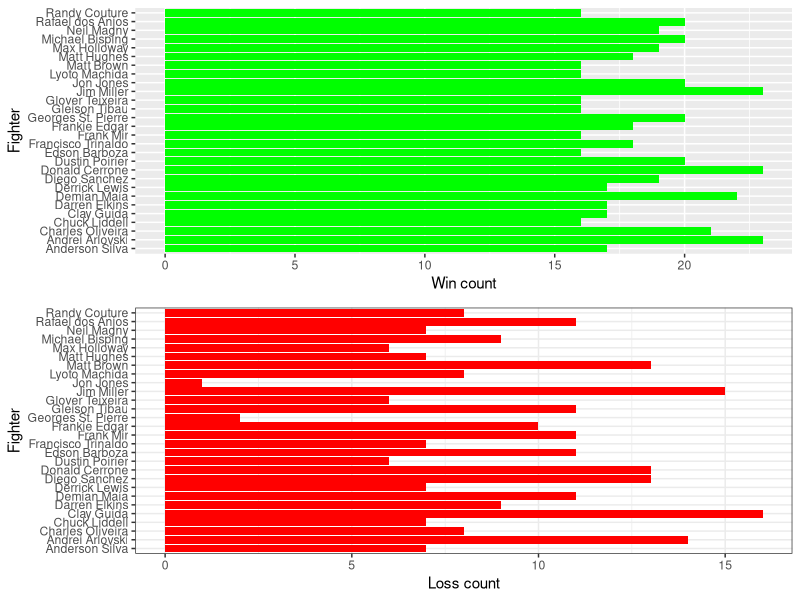
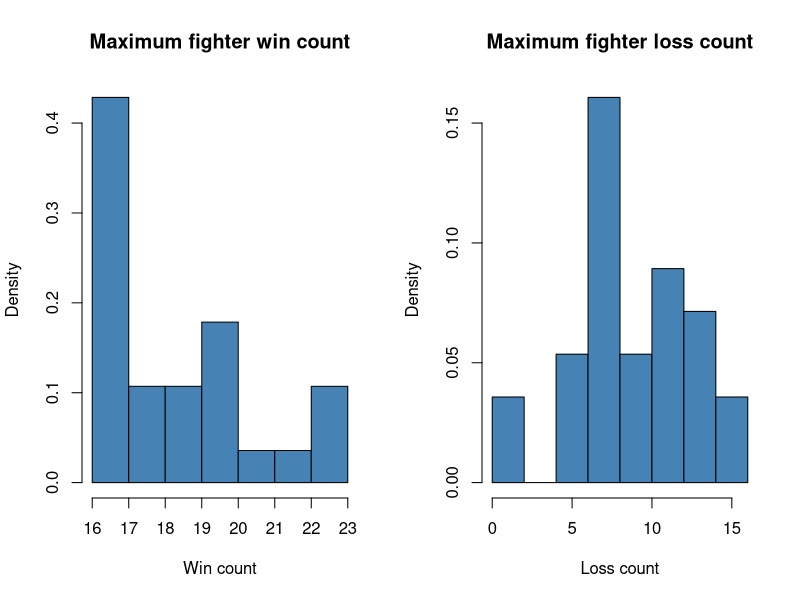
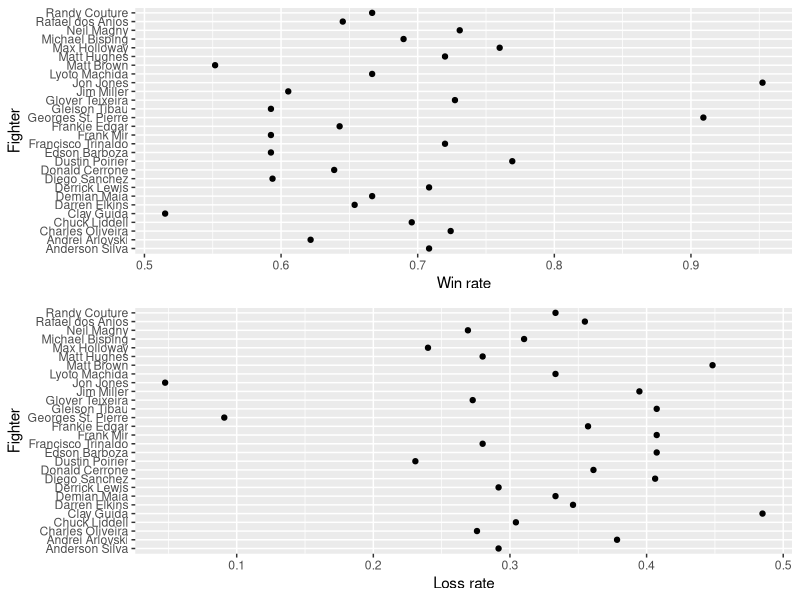
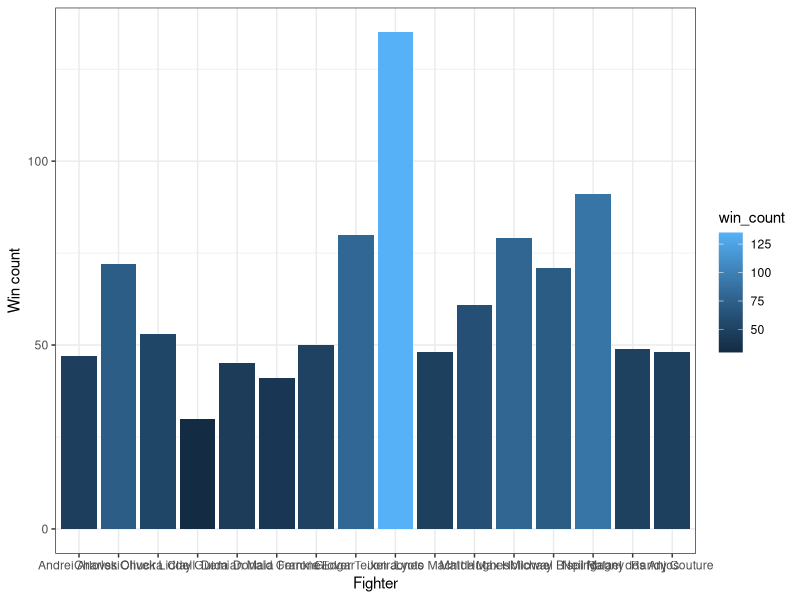
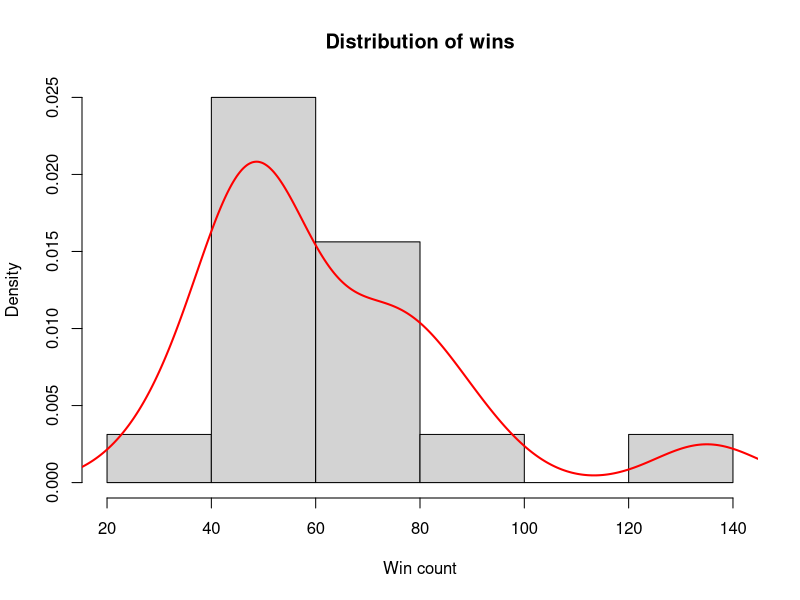

Write R code to recreate these figures, in order.
install.packages(c("ggplot2","tidyverse", "dplyr","scales", "gridExtra"))

library(ggplot2)
library(tidyverse)
library(dplyr)
library(scales)
library(gridExtra)

data = read.csv("data.csv", header = T, sep = ",")

View(data)
head(data)


#                                             #
##  Basic visulatisation of fighter details  ## 
#                                             #


winPlot <- ggplot(data, aes(x = wins, y = fighter)) + geom_bar(stat="identity", fill="green") + labs(main = "Overview of fighter win count", x = "Win count", y = "Fighter")
lossPlot <-ggplot(data, aes(x = loss, y = fighter)) + geom_bar(stat="identity", fill="red") + theme_bw() + labs(main = "Overview of fighter loss count", x = "Loss count", y = "Fighter")

grid.arrange(winPlot, lossPlot)

par(mfrow=c(1,2))

hwinPlot <- hist(data$wins, main = "Maximum fighter win count", xlab="Win count", col = "steelblue", freq = F)
hlossPlot <- hist(data$loss, main = "Maximum fighter loss count", xlab="Loss count", col = "steelblue", freq = F)


data = mutate(data, win_percentage = (wins / total))
data = mutate(data, loss_rate = (loss / total))

winRatePlot <- ggplot(data, aes(x = win_percentage, y = fighter)) + geom_point() + labs(main = "Overview of fighter win rate", x = "Win rate", y = "Fighter")
lossRatePlot <- ggplot(data, aes(x = loss_rate, y = fighter)) + geom_point() + labs(main = "Overview of fighter loss rate", x = "Loss rate", y = "Fighter")

grid.arrange(winRatePlot, lossRatePlot)


#                                  #
##  Simulation of a single fight  ## 
#                                  #


# Shuffle the roster
shuffled_data <- data[sample(1:nrow(data)),]

# Simulation config
set.seed(100)
simSize <- 3

sim_fight = function(fighters, probabilities) {
  recFightSimRes = sample(fighters, probabilities, replace = TRUE, size = simSize)
  
  str_interp("Fight: ${fighters[1]} | ${fighters[2]}")
  
  occurences = as.data.frame(table(unlist(recFightSimRes)))[,2]
  
  odds_L = occurences[1] / simSize
  odds_R = occurences[2] / simSize
  
  str_interp("odds_L: ${odds_L}, odds_R: ${odds_R}")

  winner = names(which.max(table(recFightSimRes)))
  winnerProb = select(filter(data, fighter == winner), win_percentage)
  return (c(fighter = winner, winnerProb)) 
}


#                         #
## Tournament simulation ## 
#                         #


sim_tournament = function() {
  
  
  #                                #
  ## Initilalize winner pool df-s ## 
  #                                #
  
  
  WinnersOfFirstQuarter <- data.frame()
  WinnersOfSecondQuarter <- data.frame()
  WinnersOfSemiFinals <- data.frame()
  WinnersOfFinals <- data.frame()
  
  
  #                                     #
  ## Functions for appending into df-s ## 
  #                                     #
  
  
  addToFirstQuarterWinnerPool = function(winner, win_percentage) {
    df <- data.frame(fighter = winner, win_percentage = win_percentage)
    df2 <- rbind(WinnersOfFirstQuarter, df)
    return(df2)
  }
  
  addToSecondQuarterWinnerPool = function(winner, win_percentage) {
    df <- data.frame(fighter = winner, win_percentage = win_percentage)
    df2 <- rbind(WinnersOfSecondQuarter, df)
    return(df2)
  }
  
  addToSemiFinalWinnerPool = function(winner, win_percentage) {
    df <- data.frame(fighter = winner, win_percentage = win_percentage)
    df2 <- rbind(WinnersOfSemiFinals, df)
    return(df2)
  }
  
  addToFinalWinnerPool = function(winner, win_percentage) {
    df <- data.frame(fighter = winner, win_percentage = win_percentage)
    df2 <- rbind(WinnersOfFinals, df)
    return(df2)
  }
  
  
  #################
  # First Quarter #
  #################
  
  
  ## FIGHT #1
  winner = sim_fight(shuffled_data$fighter[c(1,2)], shuffled_data$win_percentage[c(1,2)])
  WinnersOfFirstQuarter = addToFirstQuarterWinnerPool(winner$fighter, winner$win_percentage)
  
  ## FIGHT #2
  winner = sim_fight(shuffled_data$fighter[c(3,4)], shuffled_data$win_percentage[c(3,4)])
  WinnersOfFirstQuarter = addToFirstQuarterWinnerPool(winner$fighter, winner$win_percentage)
  
  ## FIGHT #3
  winner = sim_fight(shuffled_data$fighter[c(5,6)], shuffled_data$win_percentage[c(5,6)])
  WinnersOfFirstQuarter = addToFirstQuarterWinnerPool(winner$fighter, winner$win_percentage)
  
  
  ## FIGHT #4
  winner = sim_fight(shuffled_data$fighter[c(7,8)], shuffled_data$win_percentage[c(7,8)])
  WinnersOfFirstQuarter = addToFirstQuarterWinnerPool(winner$fighter, winner$win_percentage)
  
  ## FIGHT #5
  winner = sim_fight(shuffled_data$fighter[c(9,10)], shuffled_data$win_percentage[c(9,10)])
  WinnersOfFirstQuarter = addToFirstQuarterWinnerPool(winner$fighter, winner$win_percentage)
 
  ## FIGHT #6
  winner = sim_fight(shuffled_data$fighter[c(11,12)], shuffled_data$win_percentage[c(11,12)])
  WinnersOfFirstQuarter = addToFirstQuarterWinnerPool(winner$fighter, winner$win_percentage)
  
  ## FIGHT #7
  winner = sim_fight(shuffled_data$fighter[c(13,14)], shuffled_data$win_percentage[c(13,14)])
  WinnersOfFirstQuarter = addToFirstQuarterWinnerPool(winner$fighter, winner$win_percentage)

  ## FIGHT #8
  winner = sim_fight(shuffled_data$fighter[c(15,16)], shuffled_data$win_percentage[c(15,16)])
  WinnersOfFirstQuarter = addToFirstQuarterWinnerPool(winner$fighter, winner$win_percentage)
  
  
  ##################
  # Second Quarter #
  ##################
  
  
  ## FIGHT #1
  winner = sim_fight(WinnersOfFirstQuarter$fighter[c(1,2)], WinnersOfFirstQuarter$win_percentage[c(1,2)])
  WinnersOfSecondQuarter = addToSecondQuarterWinnerPool(winner$fighter, winner$win_percentage)
  
  ## FIGHT #2
  winner = sim_fight(WinnersOfFirstQuarter$fighter[c(3,4)], WinnersOfFirstQuarter$win_percentage[c(3,4)])
  WinnersOfSecondQuarter = addToSecondQuarterWinnerPool(winner$fighter, winner$win_percentage)
  
  ## FIGHT #3
  winner = sim_fight(WinnersOfFirstQuarter$fighter[c(5,6)], WinnersOfFirstQuarter$win_percentage[c(5,6)])
  WinnersOfSecondQuarter = addToSecondQuarterWinnerPool(winner$fighter, winner$win_percentage)
  
  ## FIGHT #4
  winner = sim_fight(WinnersOfFirstQuarter$fighter[c(7,8)], WinnersOfFirstQuarter$win_percentage[c(7,8)])
  WinnersOfSecondQuarter = addToSecondQuarterWinnerPool(winner$fighter, winner$win_percentage)
  
  
  #################
  #  Semi Finals  #
  #################
  
  
  ## FIGHT #1
  winner = sim_fight(WinnersOfSecondQuarter$fighter[c(1,2)], WinnersOfSecondQuarter$win_percentage[c(1,2)])
  WinnersOfSemiFinals = addToSemiFinalWinnerPool(winner$fighter, winner$win_percentage)
  
  ## FIGHT #2
  winner = sim_fight(WinnersOfSecondQuarter$fighter[c(3,4)], WinnersOfSecondQuarter$win_percentage[c(3,4)])
  WinnersOfSemiFinals = addToSemiFinalWinnerPool(winner$fighter, winner$win_percentage)
  
  
  ############
  #  Finals  #
  ############
  
  
  ## FIGHT #1
  winner = sim_fight(WinnersOfSemiFinals$fighter[c(1,2)], WinnersOfSemiFinals$win_percentage[c(1,2)])
  WinnersOfFinals = addToFinalWinnerPool(winner$fighter, winner$win_percentage)
  
  return (WinnersOfFinals[1]$fighter[1])
}


#                                 #
## Post simulation visualisation ## 
#                                 #


tournamentSimulationResults <- rerun(1000, sim_tournament())
tourDf <- as.data.frame(table(unlist(tournamentSimulationResults)))

colnames(tourDf) <- c("fighter", "win_count")

par(mfrow=c(1,1))

ggplot(tourDf, aes(x = fighter, y = win_count, fill=win_count)) + geom_bar(stat="identity")  + theme_bw() + labs(main = "Simulated win count by fighetr", x = "Fighter", y = "Win count")
hist(tourDf$win_count, main="Distribution of wins", freq = F, xlab = "Win count")
lines(density(tourDf$win_count), lwd = 2, col = "red")

